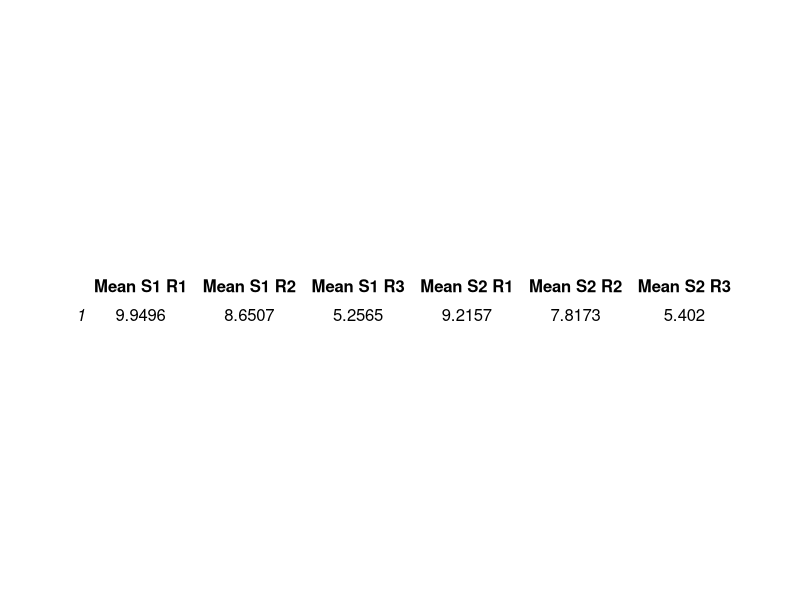
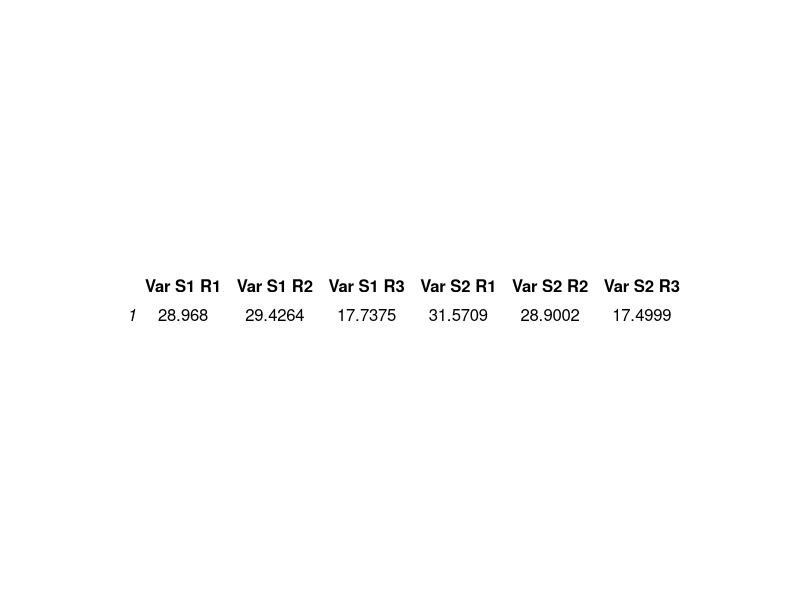
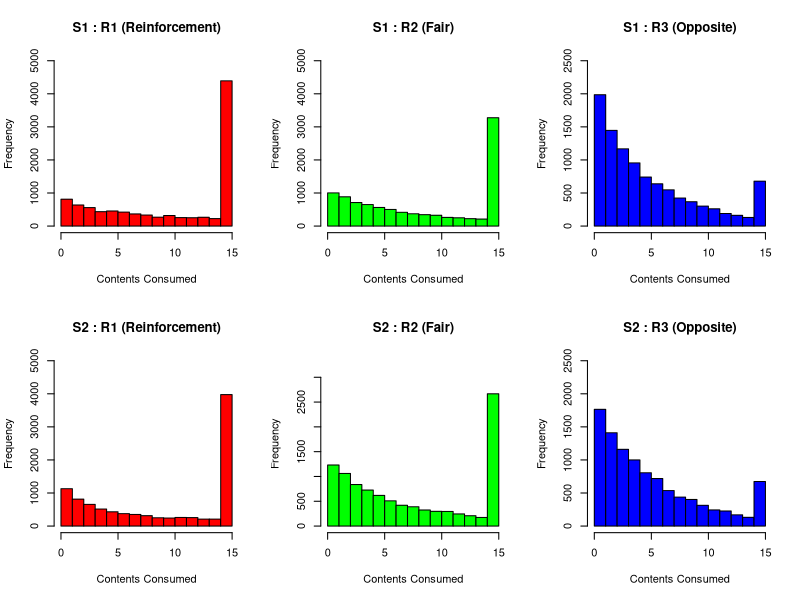

Write R code to recreate these figures, in order.
# Codi Exercici e

# Per replicar els mateixos resultats establim una seed
set.seed(123)


# Paràmetres
N <- 10000
T <- 15

# Definim les funcions de canvi d'opinió
left_shift <- function(x) x - (1 + x) / 4
right_shift <- function(x) x + (1 - x) / 4

# Definim les funcions de probabilitat de cada regla
# Les opinions per contingut de dreta es fan restant a 1
# les probabilitats per contingut d'esquerra, respectivament
# Probability functions for each rule
r1_left <- function(x) (1 - x)^2 / ((1 + x)^2 + (1 - x)^2)
r2_left <- function(x) (1 - x) / 2
r3_left <- function(x) (1 + x) / 2


# Funcions per simular cada escenari amb abandonament
simulate_with_abandonment_r1 <- function(x0) {
  x <- matrix(NA, nrow = N, ncol = T + 1)
  x[, 1] <- x0 
  active <- rep(TRUE, N)
  steps_survived <- rep(T, N)
  
  for (t in 1:T) {
    p_left <- r1_left(x[active, t])
    choices <- runif(sum(active)) < p_left
    
    x[, t + 1] <- x[, t]
    x[active, t + 1][choices] <- left_shift(x[active, t][choices])
    x[active, t + 1][!choices] <- right_shift(x[active, t][!choices])
    
    is_left <- choices
    aligns <- (is_left & x[active, t] < 0) | (!is_left & x[active, t] > 0) | (x[active, t] == 0)
    abandon_prob <- ifelse(aligns, 0.05, 0.25)
    abandons <- runif(sum(active)) < abandon_prob
    
    if (any(abandons)) {
      who_abandons <- which(active)[abandons]
      steps_survived[who_abandons] <- t
      active[who_abandons] <- FALSE
    }
  }
  return(steps_survived)
}


simulate_with_abandonment_r2 <- function(x0) {
  x <- matrix(NA, nrow = N, ncol = T + 1)
  x[, 1] <- x0 
  active <- rep(TRUE, N)
  steps_survived <- rep(T, N)
  
  for (t in 1:T) {
    p_left <- r2_left(x[active, t])
    choices <- runif(sum(active)) < p_left
    
    x[, t + 1] <- x[, t]
    x[active, t + 1][choices] <- left_shift(x[active, t][choices])
    x[active, t + 1][!choices] <- right_shift(x[active, t][!choices])
    
    is_left <- choices
    aligns <- (is_left & x[active, t] < 0) | (!is_left & x[active, t] > 0) | (x[active, t] == 0)
    abandon_prob <- ifelse(aligns, 0.05, 0.25)
    abandons <- runif(sum(active)) < abandon_prob
    
    if (any(abandons)) {
      who_abandons <- which(active)[abandons]
      steps_survived[who_abandons] <- t
      active[who_abandons] <- FALSE
    }
  }
  return(steps_survived)
}

simulate_with_abandonment_r3 <- function(x0) {
  x <- matrix(NA, nrow = N, ncol = T + 1)
  x[, 1] <- x0 
  active <- rep(TRUE, N)
  steps_survived <- rep(T, N)
  
  for (t in 1:T) {
    p_left <- r3_left(x[active, t])
    choices <- runif(sum(active)) < p_left
    
    x[, t + 1] <- x[, t]
    x[active, t + 1][choices] <- left_shift(x[active, t][choices])
    x[active, t + 1][!choices] <- right_shift(x[active, t][!choices])
    
    is_left <- choices
    aligns <- (is_left & x[active, t] < 0) | (!is_left & x[active, t] > 0) | (x[active, t] == 0)
    abandon_prob <- ifelse(aligns, 0.05, 0.25)
    abandons <- runif(sum(active)) < abandon_prob
    
    if (any(abandons)) {
      who_abandons <- which(active)[abandons]
      steps_survived[who_abandons] <- t
      active[who_abandons] <- FALSE
    }
  }
  return(steps_survived)
}


# Distribucions que segueixen inicialment les opinions
# S1: Uniforme [-1, 1]
s1_x0 <- runif(N, min = -1, max = 1)
# S2: Normal Truncada N(0, 1/13) entre [-1, 1]
s2_x0 <- rnorm(N, mean = 0, sd = sqrt(1/13))

# Simulem cada regla i escenari
simulation_steps_s1_r1 <- simulate_with_abandonment_r1(s1_x0)
simulation_steps_s1_r2 <- simulate_with_abandonment_r2(s1_x0)
simulation_steps_s1_r3 <- simulate_with_abandonment_r3(s1_x0)
simulation_steps_s2_r1 <- simulate_with_abandonment_r1(s2_x0)
simulation_steps_s2_r2 <- simulate_with_abandonment_r2(s2_x0)
simulation_steps_s2_r3 <- simulate_with_abandonment_r3(s2_x0)

library(gridExtra)
# Creem un tipus de visualització per les taula
theme <- ttheme_minimal(
  core = list(
    fg_params = list(
      fontface = "plain", 
      cex = 1  # Text size
    ),
    bg_params = list(
      fill = c("white", "lightgray", "white", "lightgray", "white"),  # Different colors for rows
      alpha = 0.5  # Transparency of background colors
    ),
    linecolor = "black",  # Border color
    lwd = 5  # Border line width (thin)
  ),
  header = list(
    fg_params = list(
      fontface = "bold",  # Make header text bold
      cex = 1  
    ),
    bg_params = list(
      fill = "gray",  # Background color for header
      alpha = 0.5  # Transparency for header
    ),
    linecolor = "black",  # Border color for header
    lwd = 5  # Border width for header
  )
)

# Computem les mitjanes i variàncies de les distribucions computades
mean_s1_r1_steps <- round(mean(simulation_steps_s1_r1), digits=4)
mean_s1_r2_steps <- round(mean(simulation_steps_s1_r2), digits=4)
mean_s1_r3_steps <- round(mean(simulation_steps_s1_r3), digits=4)
mean_s2_r1_steps <- round(mean(simulation_steps_s2_r1), digits=4)
mean_s2_r2_steps <- round(mean(simulation_steps_s2_r2), digits=4)
mean_s2_r3_steps <- round(mean(simulation_steps_s2_r3), digits=4)

means_steps <- data.frame(
  "Mean S1:R1" = mean_s1_r1_steps,
  "Mean S1:R2" = mean_s1_r2_steps,
  "Mean S1:R3" = mean_s1_r3_steps,
  "Mean S2:R1" = mean_s2_r1_steps,
  "Mean S2:R2" = mean_s2_r2_steps,
  "Mean S2:R3" = mean_s2_r3_steps
)
colnames(means_steps) <- gsub("\\.", " ", colnames(means_steps))
pdf("Means_Steps.pdf", width = 12.5, height = 1)
grid.table(means_steps, theme = theme)
dev.off()


var_s1_r1_steps <- round(var(simulation_steps_s1_r1), digits=4)
var_s1_r2_steps <- round(var(simulation_steps_s1_r2), digits=4)
var_s1_r3_steps <- round(var(simulation_steps_s1_r3), digits=4)
var_s2_r1_steps <- round(var(simulation_steps_s2_r1), digits=4)
var_s2_r2_steps <- round(var(simulation_steps_s2_r2), digits=4)
var_s2_r3_steps <- round(var(simulation_steps_s2_r3), digits=4)

variances_steps <- data.frame(
  "Var S1:R1" = var_s1_r1_steps,
  "Var S1:R2" = var_s1_r2_steps,
  "Var S1:R3" = var_s1_r3_steps,
  "Var S2:R1" = var_s2_r1_steps,
  "Var S2:R2" = var_s2_r2_steps,
  "Var S2:R3" = var_s2_r3_steps
)
colnames(variances_steps) <- gsub("\\.", " ", colnames(variances_steps))
pdf("Variances_Steps.pdf", width = 12.5, height = 1)
grid.table(variances_steps, theme = theme)
dev.off()

# Creem els histogrames
pdf("Opinion_Histograms_2.pdf", width = 10, height = 6)  # Open PDF device, set size
par(mfrow = c(2, 3))  # 2 rows (S1, S2), 3 columns (R1, R2, R3)
hist(simulation_steps_s1_r1,
     main = "S1 : R1 (Reinforcement)",
     xlab = "Contents Consumed",
     ylab = "Frequency",
     breaks = 0:T,
     col = "red",
     border = "black",
     xlim = c(0, T),
     ylim = c(0, N/2)
)

hist(simulation_steps_s1_r2,
     main = "S1 : R2 (Fair)",
     xlab = "Contents Consumed",
     ylab = "Frequency",
     breaks = 0:T,
     col = "green",
     border = "black",
     xlim = c(0, T),
     ylim = c(0, N/2)
)
hist(simulation_steps_s1_r3,
     main = "S1 : R3 (Opposite)",
     xlab = "Contents Consumed",
     ylab = "Frequency",
     breaks = 0:T,
     col = "blue",
     border = "black",
     xlim = c(0, T),
     ylim = c(0, N/4)
)

hist(simulation_steps_s2_r1,
     main = "S2 : R1 (Reinforcement)",
     xlab = "Contents Consumed",
     ylab = "Frequency",
     breaks = 0:T,
     col = "red",
     border = "black",
     xlim = c(0, T),
     ylim = c(0, N/2)
)

hist(simulation_steps_s2_r2,
     main = "S2 : R2 (Fair)",
     xlab = "Contents Consumed",
     ylab = "Frequency",
     breaks = 0:T,
     col = "green",
     border = "black",
     xlim = c(0, T),
     ylim = c(0, N/3)
)

hist(simulation_steps_s2_r3,
     main = "S2 : R3 (Opposite)",
     xlab = "Contents Consumed",
     ylab = "Frequency",
     breaks = 0:T,
     col = "blue",
     border = "black",
     xlim = c(0, T),
     ylim = c(0, N/4)
)

dev.off()